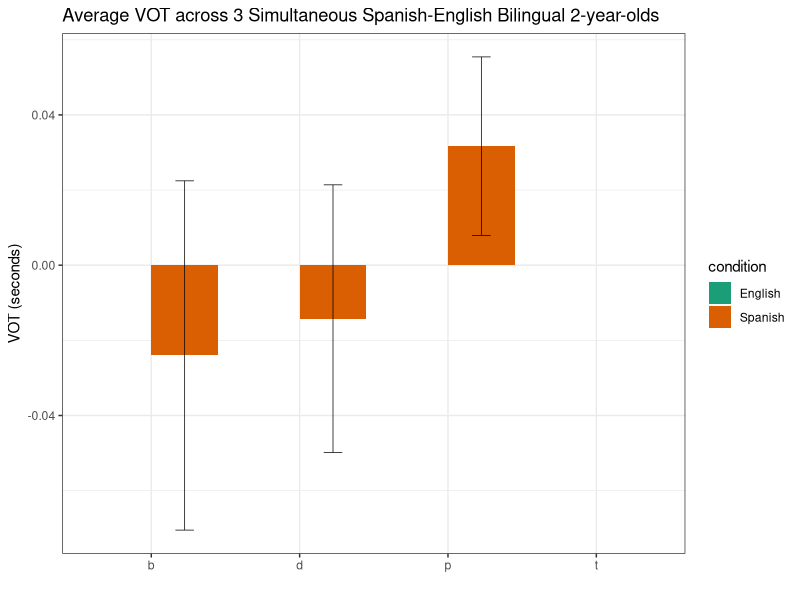
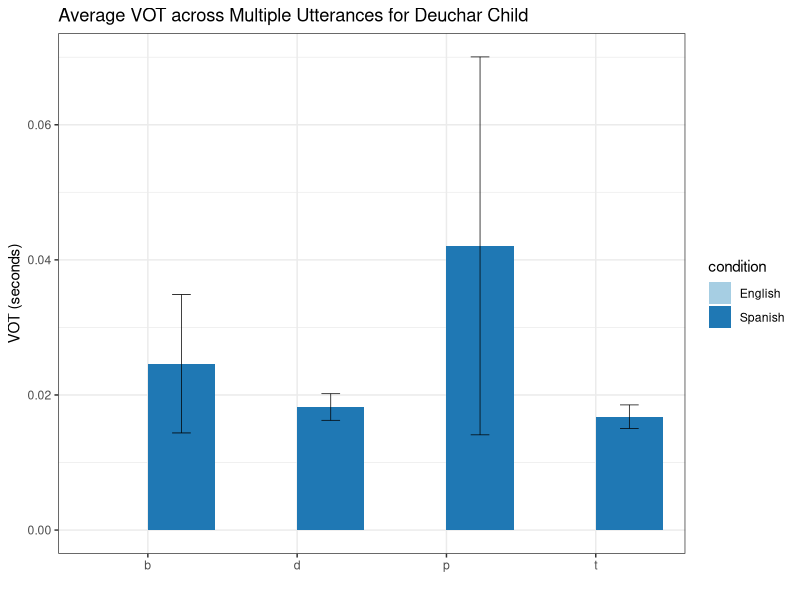

The R script that drew these images, in order:
library(dplyr)
library(ggplot2)
#Read in the data from the CSV files 
english <- read.csv("eng_vot_data.csv")
spanish <- read.csv("spa_vot_data.csv")

#get the spanish data for each speaker separately 
fer1_spa <- spanish %>% filter(Speaker == 'ferfulice_1')
fer2_spa <- spanish %>% filter(Speaker == 'ferfulice_2')
deu_spa <- spanish %>% filter(Speaker == 'deuchar')

#get the english data for each speaker separately 
fer1_eng <- english %>% filter(Speaker == 'ferfulice_1')
fer2_eng <- english %>% filter(Speaker == 'ferfulice_2')
deu_eng <- english %>% filter(Speaker == 'deuchar')

#extract segments individually 
d_eng <- english %>% filter(Consonant == 'd')
d_spa <- spanish %>% filter(Consonant == 'd')
t_eng <- english %>% filter(Consonant == 't')
t_spa <- spanish %>% filter(Consonant == 't')
b_eng <- english %>% filter(Consonant == 'b')
b_spa <- spanish %>% filter(Consonant == 'b')
p_eng <- english %>% filter(Consonant == 'p')
p_spa <- spanish %>% filter(Consonant == 'p')

#weird ggplot stuff from the internet
specie <- c(rep("d", 2), rep("t", 2), rep("b", 2), rep("p", 2))
condition <- rep(c("Spanish" , "English") , 4)
value <- c(mean(d_spa$VOT), mean(d_eng$VOT), mean(t_spa$VOT),mean(t_eng$VOT),  mean(b_spa$VOT),mean(b_eng$VOT),  mean(p_spa$VOT),  mean(p_eng$VOT))
sd <- c(sd(d_spa$VOT), sd(d_eng$VOT), sd(t_spa$VOT), sd(t_eng$VOT), sd(b_spa$VOT), sd(b_eng$VOT), sd(p_spa$VOT),  sd(p_eng$VOT))
data <- data.frame(specie,condition,value)
theme_set(theme_bw())
ggplot(data, aes(fill=condition, y=value, x=specie)) + 
  geom_bar(position="dodge", stat="identity") + xlab("") + scale_fill_brewer(palette="Dark2")+ ylab("VOT (seconds)") +  ggtitle("Average VOT across 3 Simultaneous Spanish-English Bilingual 2-year-olds") +geom_errorbar(aes(ymin=value-sd, ymax=value+sd), size=0.25, width=0.25, position=position_dodge(.9)) 

# Now for each speaker separately 
curr_eng <-deu_eng
curr_spa <-deu_spa
d_eng <- curr_eng %>% filter(Consonant == 'd')
d_spa <- curr_spa %>% filter(Consonant == 'd')
t_eng <- curr_eng %>% filter(Consonant == 't')
t_spa <- curr_spa %>% filter(Consonant == 't')
b_eng <- curr_eng %>% filter(Consonant == 'b')
b_spa <- curr_spa %>% filter(Consonant == 'b')
p_eng <- curr_eng %>% filter(Consonant == 'p')
p_spa <- curr_spa %>% filter(Consonant == 'p')
specie <- c(rep("d", 2), rep("t", 2), rep("b", 2), rep("p", 2))
condition <- rep(c("Spanish" , "English") , 4)
value <- c(mean(d_spa$VOT), mean(d_eng$VOT), mean(t_spa$VOT),mean(t_eng$VOT),  mean(b_spa$VOT),mean(b_eng$VOT),  mean(p_spa$VOT),  mean(p_eng$VOT))
sd <- c(sd(d_spa$VOT), sd(d_eng$VOT), sd(t_spa$VOT), sd(t_eng$VOT), sd(b_spa$VOT), sd(b_eng$VOT), sd(p_spa$VOT),  sd(p_eng$VOT))
data <- data.frame(specie,condition,value)
theme_set(theme_bw())
ggplot(data, aes(fill=condition, y=value, x=specie)) + 
  geom_bar(position="dodge", stat="identity") + xlab("") + scale_fill_brewer(palette="Paired")+ ylab("VOT (seconds)") +  ggtitle("Average VOT across Multiple Utterances for Deuchar Child") +geom_errorbar(aes(ymin=value-sd, ymax=value+sd), size=0.25, width=0.25, position=position_dodge(.9)) 




